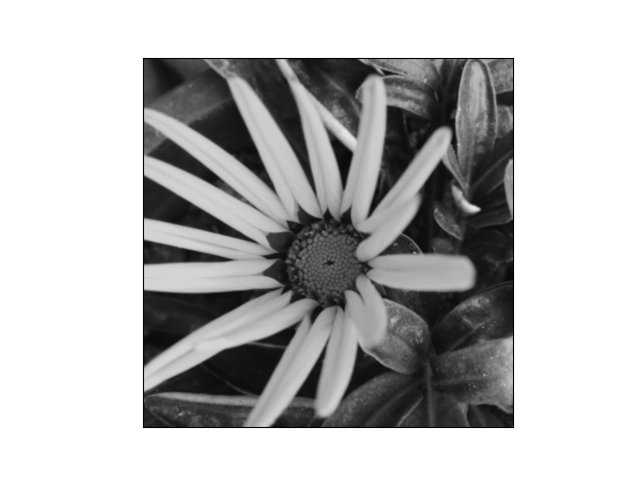
#> input picture part1_ip_1/flower.png, 640 x 480 px
$ python image_histogram.py
#> lines starting #> are read from the running program, lines starting #| are printed output that depends on the picture
import cv2
from matplotlib import pyplot as plt
img = cv2.imread('flower.png',0)
#> img is the input picture: shape (480, 640); min 0, max 255, mean 185.4
plt.title('Histogram for gray scale picture')
# alternative way to find histogram of an image
plt.hist(img.ravel(),256,[0,256])
plt.show()
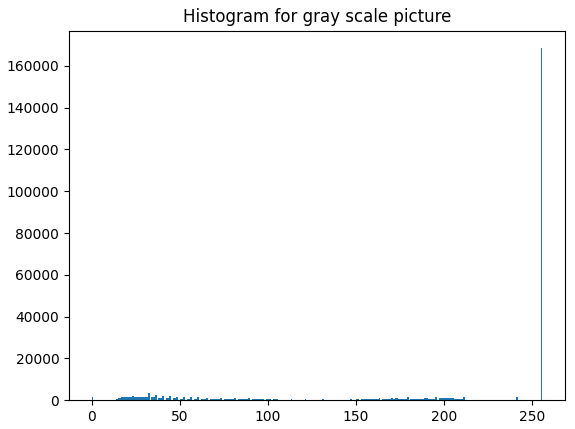
#> figure drawn by matplotlib, 1 panel; tallest bar 168444 high, from x = 255 to 256

$ run again, with part1_ip_1/dang.jpg saved as part1_ip_1/flower.png
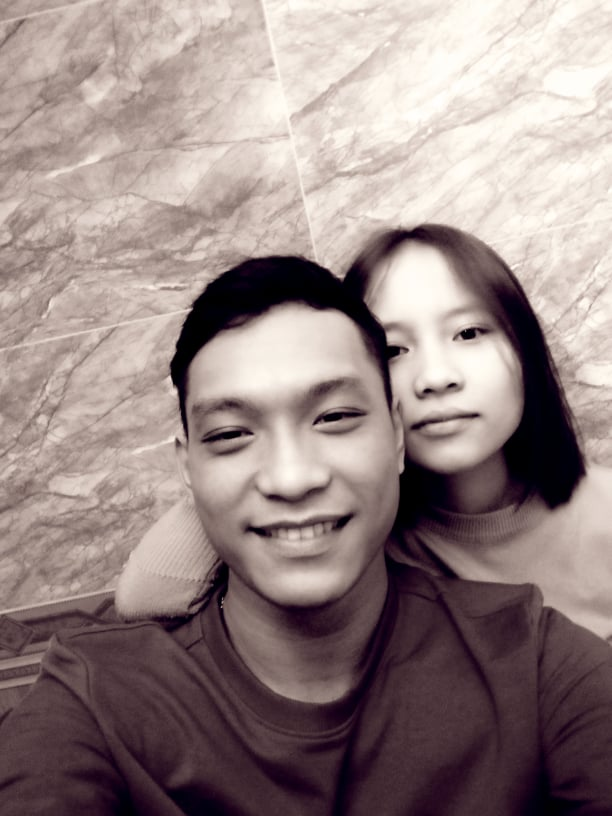
#> input picture part1_ip_1/dang.jpg, 612 x 816 px
#> `plt.show()`:
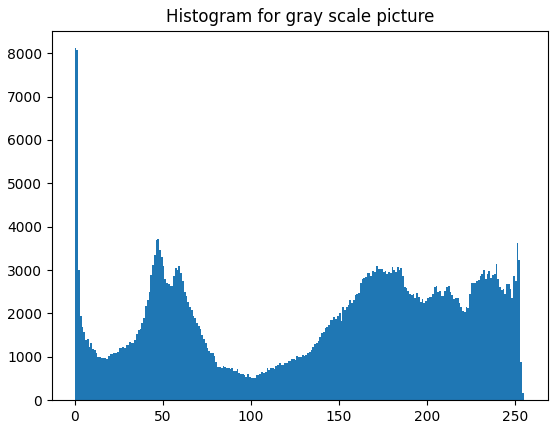
#> figure drawn by matplotlib, 1 panel; tallest bar 8114 high, from x = 0 to 1
